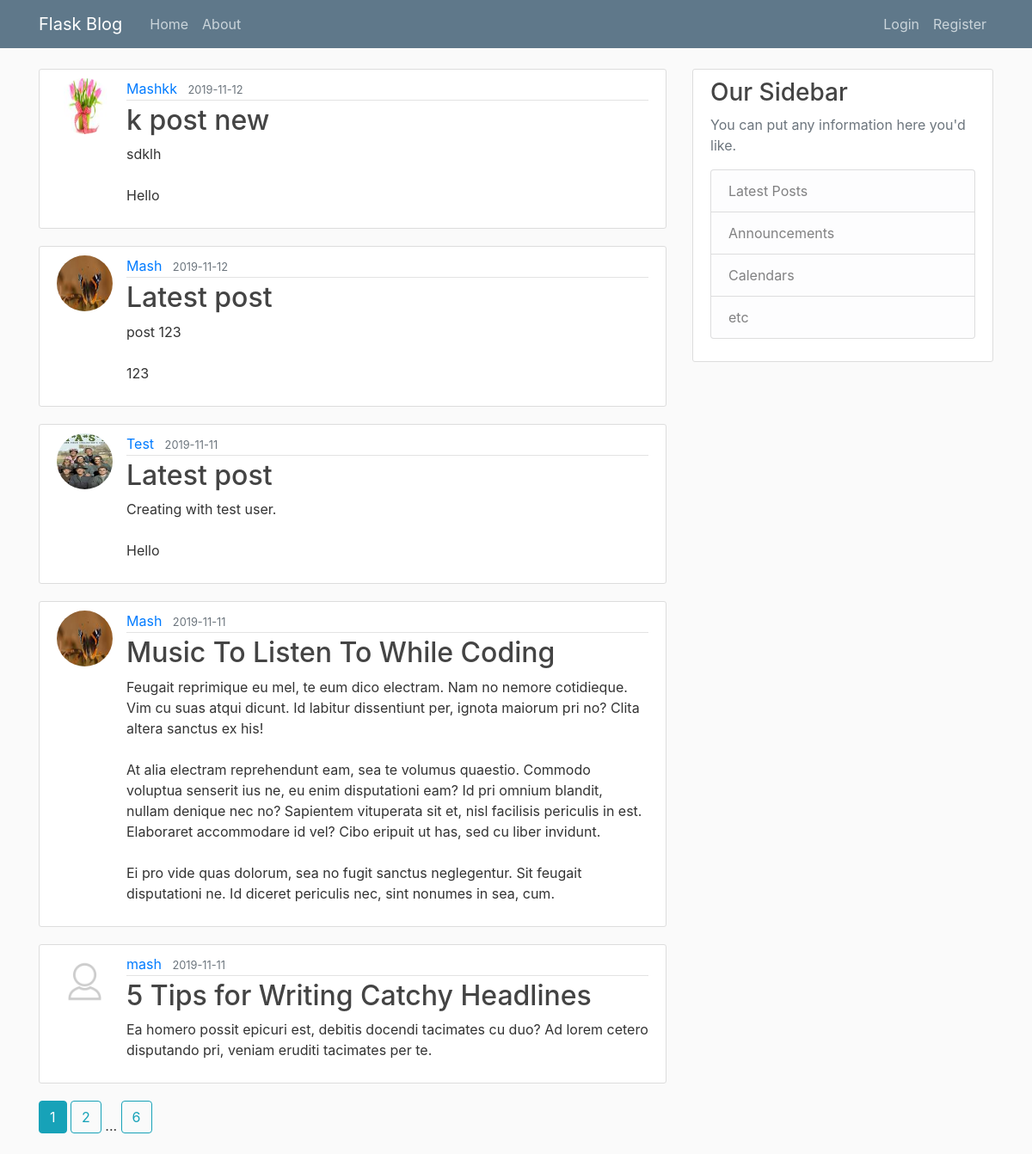
The page /home on the database its author committed.
### flaskblog/models.py (models this page shows, shortened)
class Post(db.Model):
    id = db.Column(db.Integer, primary_key=True)
    title = db.Column(db.String(100), nullable=False)
    date_posted = db.Column(db.DateTime, nullable=False, default=datetime.utcnow)
    content = db.Column(db.Text, nullable=False)
    user_id = db.Column(db.Integer, db.ForeignKey('user.id'), nullable=False)

class User(db.Model, UserMixin):
    id = db.Column(db.Integer, primary_key=True)
    username = db.Column(db.String(20), unique=True, nullable=False)
    email = db.Column(db.String(120), unique=True, nullable=False)
    image_file = db.Column(db.String(20), nullable=False, default='default.jpg')
    password = db.Column(db.String(60), nullable=False)
    posts = db.relationship('Post', backref='author', lazy=True)

### flaskblog/main/routes.py (the view)
@main.route("/")
@main.route("/home")
def home():
    page=request.args.get('page',1,type=int)
    posts=Post.query.order_by(Post.date_posted.desc()).paginate(per_page=5,page=page)
    return render_template('home.html', posts=posts)

### flaskblog/templates/home.html
{% extends "layouts.html" %}
{% block content %}
{% for post in posts.items %}
<article class="media content-section">
	<img class="rounded-circle article-img" src="{{ url_for('static',filename='profile_pics/'+post.author.image_file) }}">
	  <div class="media-body">
		<div class="article-metadata">
		  <a class="mr-2" href="{{ url_for('users.user_posts',username=post.author.username) }}">{{ post.author.username }}</a>
		  <small class="text-muted">{{ post.date_posted.strftime('%Y-%m-%d') }}</small>
		</div>
		<h2><a class="article-title" href="{{ url_for('posts.post',post_id=post.id) }}">{{ post.title }}</a></h2>
		<p class="article-content">{{ post.content }}</p>
	  </div>
</article>
{% endfor %}
{% for page_num in posts.iter_pages(left_edge=1, right_edge=1,left_current=1, right_current=2) %}
	{% if page_num %}
		{% if posts.page == page_num %}
			<a class="btn btn-info mb-4" href="{{ url_for('main.home',page=page_num) }}"> {{ page_num }} </a>
		{% else %}
			<a class="btn btn-outline-info mb-4" href="{{ url_for('main.home',page=page_num) }}"> {{ page_num }} </a>
		{% endif %}
	{% else %}
		...
	{% endif %}
{% endfor %}
{% endblock content %}

### flaskblog/static/main.css (style rules this page uses)
body { background: #fafafa; color: #333333; margin-top: 5rem; }
h1, h2, h3, h4, h5, h6 { color: #444444; }
.content-section { background: #ffffff; padding: 10px 20px; border: 1px solid #dddddd; border-radius: 3px; margin-bottom: 20px; }
.article-title { color: #444444; }
.article-content { white-space: pre-line; }
.article-img { height: 65px; width: 65px; margin-right: 16px; }
.article-metadata { padding-bottom: 1px; margin-bottom: 4px; border-bottom: 1px solid #e3e3e3 }

### rows shown on the page
Post: image_file (picture), author.username "Mashkk", date_posted "2019-11-12", title "k post new", content "sdklh Hello"
Post: image_file (picture), author.username "Mash", date_posted "2019-11-12", title "Latest post", content "post 123 123"
Post: image_file (picture), author.username "Test", date_posted "2019-11-11", title "Latest post", content "Creating with test user. Hello"
Post: image_file (picture), author.username "Mash", date_posted "2019-11-11", title "Music To Listen To While Coding", content "Feugait reprimique eu mel, te eum dico electram. Nam no nemore cotidieque. Vim cu suas atqui dicunt. Id labitur dissentiunt per, ignota maiorum pri no? Clita altera sanctus ex his! At alia electram reprehendunt eam, sea te volumus quaestio. Commodo voluptua senserit ius ne, eu enim disputationi eam? Id pri omnium blandit, nullam denique nec no? Sapientem vituperata sit et, nisl facilisis periculis in est. Elaboraret accommodare id vel? Cibo eripuit ut has, sed cu liber invidunt. Ei pro vide quas dolorum, sea no fugit sanctus neglegentur. Sit feugait disputationi ne. Id diceret periculis nec, sint nonumes in sea, cum."
Post: image_file (placeholder picture), author.username "mash", date_posted "2019-11-11", title "5 Tips for Writing Catchy Headlines", content "Ea homero possit epicuri est, debitis docendi tacimates cu duo? Ad lorem cetero disputando pri, veniam eruditi tacimates per te."

### other values the page prints
{{ page_num }} "1"
{{ page_num }} "2" "6"
